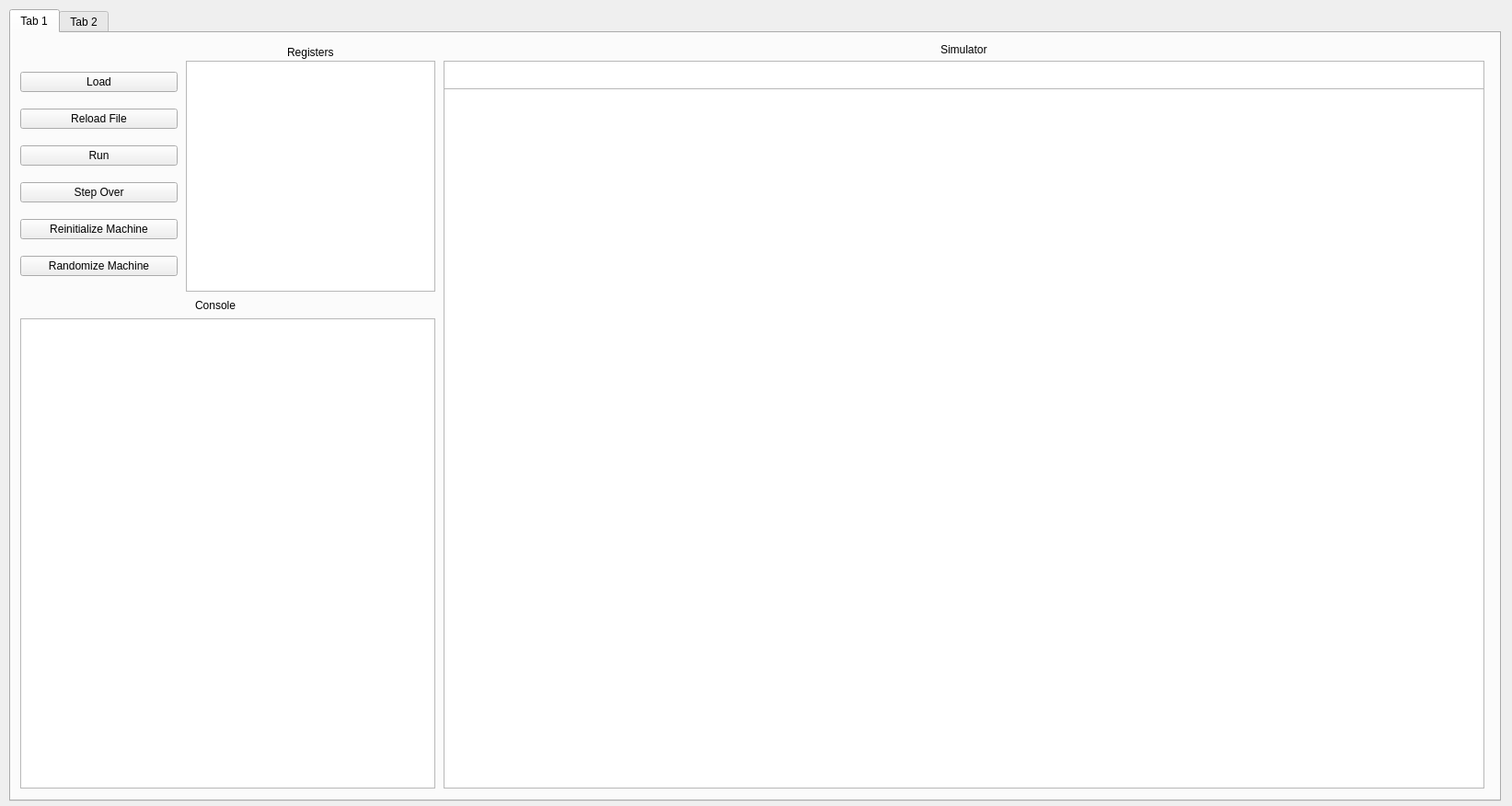
<?xml version="1.0" encoding="UTF-8"?>
<ui version="4.0">
 <class>Form</class>
 <widget class="QWidget" name="Form">
  <property name="geometry">
   <rect>
    <x>0</x>
    <y>0</y>
    <width>1643</width>
    <height>876</height>
   </rect>
  </property>
  <property name="windowTitle">
   <string>Form</string>
  </property>
  <widget class="QTabWidget" name="Application_TabWidget">
   <property name="geometry">
    <rect>
     <x>10</x>
     <y>10</y>
     <width>1621</width>
     <height>861</height>
    </rect>
   </property>
   <property name="currentIndex">
    <number>0</number>
   </property>
   <widget class="QWidget" name="Simulate_Tab">
    <attribute name="title">
     <string>Tab 1</string>
    </attribute>
    <widget class="QTextBrowser" name="Simulate_RegistersTextBrowser">
     <property name="geometry">
      <rect>
       <x>190</x>
       <y>30</y>
       <width>271</width>
       <height>251</height>
      </rect>
     </property>
    </widget>
    <widget class="QTextBrowser" name="Simulate_SimulatorTextBrowser">
     <property name="geometry">
      <rect>
       <x>470</x>
       <y>60</y>
       <width>1131</width>
       <height>761</height>
      </rect>
     </property>
    </widget>
    <widget class="QTextBrowser" name="Simulate_ConsoleTextBrowser">
     <property name="geometry">
      <rect>
       <x>10</x>
       <y>310</y>
       <width>451</width>
       <height>511</height>
      </rect>
     </property>
    </widget>
    <widget class="QWidget" name="verticalLayoutWidget">
     <property name="geometry">
      <rect>
       <x>10</x>
       <y>30</y>
       <width>171</width>
       <height>251</height>
      </rect>
     </property>
     <layout class="QVBoxLayout" name="Simulate_ButtonVerticalLayout">
      <item>
       <widget class="QPushButton" name="Simulate_LoadButton">
        <property name="text">
         <string>Load</string>
        </property>
       </widget>
      </item>
      <item>
       <widget class="QPushButton" name="Simulate_ReloadButton">
        <property name="text">
         <string>Reload File</string>
        </property>
       </widget>
      </item>
      <item>
       <widget class="QPushButton" name="Simulate_RunButton">
        <property name="text">
         <string>Run</string>
        </property>
       </widget>
      </item>
      <item>
       <widget class="QPushButton" name="Simulate_StepButton">
        <property name="text">
         <string>Step Over</string>
        </property>
       </widget>
      </item>
      <item>
       <widget class="QPushButton" name="Simulate_ReinitializeButton">
        <property name="text">
         <string>Reinitialize Machine</string>
        </property>
       </widget>
      </item>
      <item>
       <widget class="QPushButton" name="Simulate_RandomizeButton">
        <property name="text">
         <string>Randomize Machine</string>
        </property>
       </widget>
      </item>
     </layout>
    </widget>
    <widget class="QLabel" name="Simulate_ConsoleLabel">
     <property name="geometry">
      <rect>
       <x>200</x>
       <y>280</y>
       <width>91</width>
       <height>31</height>
      </rect>
     </property>
     <property name="text">
      <string>Console</string>
     </property>
    </widget>
    <widget class="QLabel" name="Simulate_RegistersLabel">
     <property name="geometry">
      <rect>
       <x>300</x>
       <y>10</y>
       <width>81</width>
       <height>21</height>
      </rect>
     </property>
     <property name="text">
      <string>Registers</string>
     </property>
    </widget>
    <widget class="QTextBrowser" name="Simulate_FileNameTextBrowser">
     <property name="geometry">
      <rect>
       <x>470</x>
       <y>30</y>
       <width>1131</width>
       <height>31</height>
      </rect>
     </property>
    </widget>
    <widget class="QLabel" name="label">
     <property name="geometry">
      <rect>
       <x>1010</x>
       <y>10</y>
       <width>81</width>
       <height>16</height>
      </rect>
     </property>
     <property name="text">
      <string>Simulator</string>
     </property>
    </widget>
   </widget>
   <widget class="QWidget" name="Edit_Tab">
    <attribute name="title">
     <string>Tab 2</string>
    </attribute>
    <widget class="QTextEdit" name="Edit_EditorTextEditor">
     <property name="geometry">
      <rect>
       <x>160</x>
       <y>40</y>
       <width>1441</width>
       <height>611</height>
      </rect>
     </property>
    </widget>
    <widget class="QTextBrowser" name="Edit_FileNameTextBrowser">
     <property name="geometry">
      <rect>
       <x>130</x>
       <y>10</y>
       <width>1471</width>
       <height>31</height>
      </rect>
     </property>
    </widget>
    <widget class="QTextBrowser" name="Edit_ConsoleTextBrowser">
     <property name="geometry">
      <rect>
       <x>130</x>
       <y>660</y>
       <width>1471</width>
       <height>171</height>
      </rect>
     </property>
    </widget>
    <widget class="QWidget" name="verticalLayoutWidget_2">
     <property name="geometry">
      <rect>
       <x>0</x>
       <y>10</y>
       <width>121</width>
       <height>221</height>
      </rect>
     </property>
     <layout class="QVBoxLayout" name="Edit_ButtonVerticalLayout">
      <item>
       <widget class="QPushButton" name="Edit_NewButton">
        <property name="text">
         <string>New</string>
        </property>
       </widget>
      </item>
      <item>
       <widget class="QPushButton" name="Edit_SaveButton">
        <property name="text">
         <string>Save</string>
        </property>
       </widget>
      </item>
      <item>
       <widget class="QPushButton" name="Edit_SaveAsButton">
        <property name="text">
         <string>Save As</string>
        </property>
       </widget>
      </item>
      <item>
       <widget class="QPushButton" name="Edit_LoadButton">
        <property name="text">
         <string>Load</string>
        </property>
       </widget>
      </item>
      <item>
       <widget class="QPushButton" name="Edit_AssembleButton">
        <property name="text">
         <string>Assemble</string>
        </property>
       </widget>
      </item>
     </layout>
    </widget>
    <widget class="QTextBrowser" name="Edit_LineNumberTextBrowser">
     <property name="geometry">
      <rect>
       <x>130</x>
       <y>41</y>
       <width>31</width>
       <height>611</height>
      </rect>
     </property>
    </widget>
   </widget>
  </widget>
 </widget>
 <resources/>
 <connections/>
</ui>
